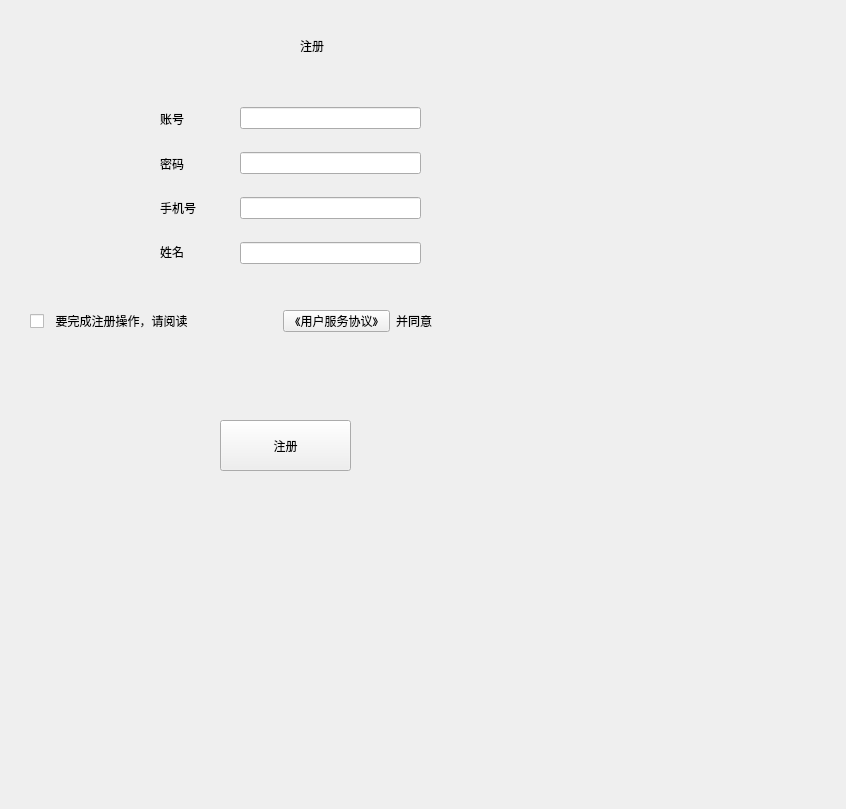
<?xml version="1.0" encoding="UTF-8"?>
<ui version="4.0">
 <class>Register</class>
 <widget class="QWidget" name="Register">
  <property name="geometry">
   <rect>
    <x>0</x>
    <y>0</y>
    <width>846</width>
    <height>809</height>
   </rect>
  </property>
  <property name="windowTitle">
   <string>Form</string>
  </property>
  <widget class="QPushButton" name="pushButton">
   <property name="geometry">
    <rect>
     <x>220</x>
     <y>420</y>
     <width>131</width>
     <height>51</height>
    </rect>
   </property>
   <property name="text">
    <string>注册</string>
   </property>
  </widget>
  <widget class="QLabel" name="label">
   <property name="geometry">
    <rect>
     <x>230</x>
     <y>20</y>
     <width>111</width>
     <height>41</height>
    </rect>
   </property>
   <property name="text">
    <string/>
   </property>
  </widget>
  <widget class="QLabel" name="label_2">
   <property name="geometry">
    <rect>
     <x>300</x>
     <y>30</y>
     <width>91</width>
     <height>31</height>
    </rect>
   </property>
   <property name="text">
    <string>注册</string>
   </property>
  </widget>
  <widget class="QLabel" name="label_5">
   <property name="geometry">
    <rect>
     <x>170</x>
     <y>240</y>
     <width>54</width>
     <height>12</height>
    </rect>
   </property>
   <property name="text">
    <string/>
   </property>
  </widget>
  <widget class="QWidget" name="layoutWidget">
   <property name="geometry">
    <rect>
     <x>240</x>
     <y>90</y>
     <width>181</width>
     <height>191</height>
    </rect>
   </property>
   <layout class="QVBoxLayout" name="verticalLayout">
    <item>
     <widget class="QLineEdit" name="lineEdit"/>
    </item>
    <item>
     <widget class="QLineEdit" name="lineEdit_2"/>
    </item>
    <item>
     <widget class="QLineEdit" name="lineEdit_3"/>
    </item>
    <item>
     <widget class="QLineEdit" name="lineEdit_4"/>
    </item>
   </layout>
  </widget>
  <widget class="QWidget" name="layoutWidget">
   <property name="geometry">
    <rect>
     <x>160</x>
     <y>100</y>
     <width>71</width>
     <height>171</height>
    </rect>
   </property>
   <layout class="QVBoxLayout" name="verticalLayout_2">
    <item>
     <widget class="QLabel" name="label_3">
      <property name="text">
       <string>账号</string>
      </property>
     </widget>
    </item>
    <item>
     <widget class="QLabel" name="label_4">
      <property name="text">
       <string>密码</string>
      </property>
     </widget>
    </item>
    <item>
     <widget class="QLabel" name="label_6">
      <property name="text">
       <string>手机号</string>
      </property>
     </widget>
    </item>
    <item>
     <widget class="QLabel" name="label_7">
      <property name="text">
       <string>姓名</string>
      </property>
     </widget>
    </item>
   </layout>
  </widget>
  <widget class="QLabel" name="err1">
   <property name="geometry">
    <rect>
     <x>440</x>
     <y>110</y>
     <width>261</width>
     <height>16</height>
    </rect>
   </property>
   <property name="text">
    <string/>
   </property>
  </widget>
  <widget class="QLabel" name="err2">
   <property name="geometry">
    <rect>
     <x>440</x>
     <y>150</y>
     <width>291</width>
     <height>21</height>
    </rect>
   </property>
   <property name="text">
    <string/>
   </property>
  </widget>
  <widget class="QLabel" name="err3">
   <property name="geometry">
    <rect>
     <x>440</x>
     <y>196</y>
     <width>261</width>
     <height>16</height>
    </rect>
   </property>
   <property name="text">
    <string/>
   </property>
  </widget>
  <widget class="QLabel" name="err4">
   <property name="geometry">
    <rect>
     <x>240</x>
     <y>360</y>
     <width>271</width>
     <height>61</height>
    </rect>
   </property>
   <property name="toolTip">
    <string>&lt;html&gt;&lt;head/&gt;&lt;body&gt;&lt;p&gt;&lt;br/&gt;&lt;/p&gt;&lt;/body&gt;&lt;/html&gt;</string>
   </property>
   <property name="text">
    <string/>
   </property>
  </widget>
  <widget class="QWidget" name="">
   <property name="geometry">
    <rect>
     <x>30</x>
     <y>310</y>
     <width>473</width>
     <height>22</height>
    </rect>
   </property>
   <layout class="QHBoxLayout" name="horizontalLayout">
    <item>
     <widget class="QCheckBox" name="checkBox">
      <property name="text">
       <string>  要完成注册操作，请阅读                         </string>
      </property>
     </widget>
    </item>
    <item>
     <widget class="QPushButton" name="pushButton_2">
      <property name="text">
       <string>《用户服务协议》</string>
      </property>
     </widget>
    </item>
    <item>
     <widget class="QLabel" name="label_8">
      <property name="text">
       <string>并同意</string>
      </property>
     </widget>
    </item>
   </layout>
  </widget>
 </widget>
 <resources/>
 <connections/>
</ui>
